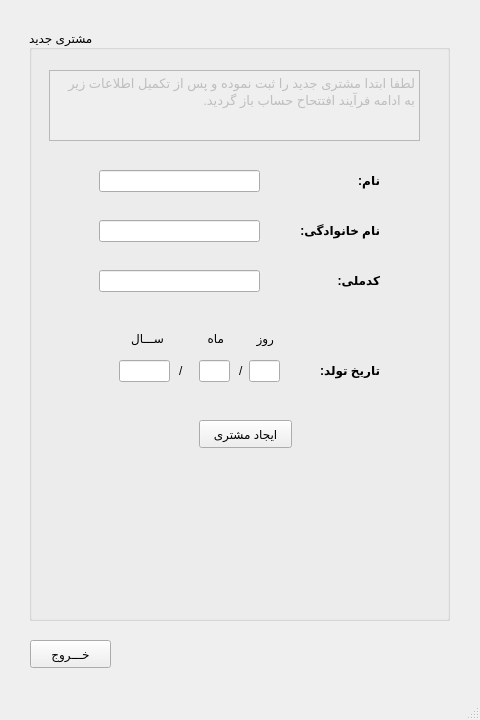
<?xml version="1.0" encoding="UTF-8"?>
<ui version="4.0">
 <class>New_customer</class>
 <widget class="QMainWindow" name="New_customer">
  <property name="geometry">
   <rect>
    <x>0</x>
    <y>0</y>
    <width>480</width>
    <height>720</height>
   </rect>
  </property>
  <property name="windowTitle">
   <string>MainWindow</string>
  </property>
  <widget class="QWidget" name="centralwidget">
   <widget class="QGroupBox" name="groupBox">
    <property name="geometry">
     <rect>
      <x>29</x>
      <y>30</y>
      <width>421</width>
      <height>591</height>
     </rect>
    </property>
    <property name="title">
     <string>مشتری جدید</string>
    </property>
    <widget class="QLabel" name="label_3">
     <property name="geometry">
      <rect>
       <x>280</x>
       <y>140</y>
       <width>71</width>
       <height>20</height>
      </rect>
     </property>
     <property name="font">
      <font>
       <weight>75</weight>
       <bold>true</bold>
      </font>
     </property>
     <property name="text">
      <string>نام:</string>
     </property>
    </widget>
    <widget class="QLabel" name="label_2">
     <property name="geometry">
      <rect>
       <x>260</x>
       <y>190</y>
       <width>91</width>
       <height>20</height>
      </rect>
     </property>
     <property name="font">
      <font>
       <weight>75</weight>
       <bold>true</bold>
      </font>
     </property>
     <property name="text">
      <string>نام خانوادگی:</string>
     </property>
    </widget>
    <widget class="QLabel" name="label_8">
     <property name="geometry">
      <rect>
       <x>190</x>
       <y>300</y>
       <width>55</width>
       <height>16</height>
      </rect>
     </property>
     <property name="text">
      <string>روز</string>
     </property>
    </widget>
    <widget class="QLabel" name="label_9">
     <property name="geometry">
      <rect>
       <x>140</x>
       <y>300</y>
       <width>55</width>
       <height>16</height>
      </rect>
     </property>
     <property name="text">
      <string>ماه</string>
     </property>
    </widget>
    <widget class="QLineEdit" name="customer_natinal_code">
     <property name="geometry">
      <rect>
       <x>70</x>
       <y>240</y>
       <width>161</width>
       <height>22</height>
      </rect>
     </property>
    </widget>
    <widget class="QLabel" name="label_10">
     <property name="geometry">
      <rect>
       <x>80</x>
       <y>300</y>
       <width>55</width>
       <height>16</height>
      </rect>
     </property>
     <property name="text">
      <string>ســـال</string>
     </property>
    </widget>
    <widget class="QLineEdit" name="customer_birthday_month">
     <property name="geometry">
      <rect>
       <x>170</x>
       <y>330</y>
       <width>31</width>
       <height>22</height>
      </rect>
     </property>
    </widget>
    <widget class="QLabel" name="label_12">
     <property name="geometry">
      <rect>
       <x>150</x>
       <y>330</y>
       <width>16</width>
       <height>21</height>
      </rect>
     </property>
     <property name="text">
      <string>/</string>
     </property>
    </widget>
    <widget class="QLineEdit" name="customer_firstname">
     <property name="geometry">
      <rect>
       <x>70</x>
       <y>140</y>
       <width>161</width>
       <height>22</height>
      </rect>
     </property>
    </widget>
    <widget class="QLineEdit" name="customer_birthday_year">
     <property name="geometry">
      <rect>
       <x>90</x>
       <y>330</y>
       <width>51</width>
       <height>22</height>
      </rect>
     </property>
    </widget>
    <widget class="QLabel" name="label_7">
     <property name="geometry">
      <rect>
       <x>280</x>
       <y>330</y>
       <width>71</width>
       <height>20</height>
      </rect>
     </property>
     <property name="font">
      <font>
       <weight>75</weight>
       <bold>true</bold>
      </font>
     </property>
     <property name="text">
      <string>تاریخ تولد:</string>
     </property>
    </widget>
    <widget class="QLineEdit" name="customer_birthday_day">
     <property name="geometry">
      <rect>
       <x>220</x>
       <y>330</y>
       <width>31</width>
       <height>22</height>
      </rect>
     </property>
    </widget>
    <widget class="QLabel" name="label_4">
     <property name="geometry">
      <rect>
       <x>290</x>
       <y>240</y>
       <width>61</width>
       <height>20</height>
      </rect>
     </property>
     <property name="font">
      <font>
       <weight>75</weight>
       <bold>true</bold>
      </font>
     </property>
     <property name="text">
      <string>کدملی:</string>
     </property>
    </widget>
    <widget class="QLineEdit" name="customer_lastname">
     <property name="geometry">
      <rect>
       <x>70</x>
       <y>190</y>
       <width>161</width>
       <height>22</height>
      </rect>
     </property>
    </widget>
    <widget class="QLabel" name="label_11">
     <property name="geometry">
      <rect>
       <x>210</x>
       <y>330</y>
       <width>16</width>
       <height>21</height>
      </rect>
     </property>
     <property name="text">
      <string>/</string>
     </property>
    </widget>
    <widget class="QPushButton" name="pushButton_newcutomer">
     <property name="geometry">
      <rect>
       <x>170</x>
       <y>390</y>
       <width>93</width>
       <height>28</height>
      </rect>
     </property>
     <property name="text">
      <string>ایجاد مشتری</string>
     </property>
    </widget>
    <widget class="QTextBrowser" name="textBrowser">
     <property name="enabled">
      <bool>false</bool>
     </property>
     <property name="geometry">
      <rect>
       <x>20</x>
       <y>40</y>
       <width>371</width>
       <height>71</height>
      </rect>
     </property>
     <property name="html">
      <string>&lt;!DOCTYPE HTML PUBLIC &quot;-//W3C//DTD HTML 4.0//EN&quot; &quot;http://www.w3.org/TR/REC-html40/strict.dtd&quot;&gt;
&lt;html&gt;&lt;head&gt;&lt;meta name=&quot;qrichtext&quot; content=&quot;1&quot; /&gt;&lt;style type=&quot;text/css&quot;&gt;
p, li { white-space: pre-wrap; }
&lt;/style&gt;&lt;/head&gt;&lt;body style=&quot; font-family:'MS Shell Dlg 2'; font-size:7.8pt; font-weight:400; font-style:normal;&quot;&gt;
&lt;p dir='rtl' style=&quot; margin-top:0px; margin-bottom:0px; margin-left:0px; margin-right:0px; -qt-block-indent:0; text-indent:0px;&quot;&gt;&lt;span style=&quot; font-size:10pt;&quot;&gt;لطفا ابتدا مشتری جدید را ثبت نموده و پس از تکمیل اطلاعات زیر به ادامه فرآیند افتتحاح حساب باز گردید.&lt;/span&gt;&lt;/p&gt;&lt;/body&gt;&lt;/html&gt;</string>
     </property>
    </widget>
   </widget>
   <widget class="QPushButton" name="pushButton_close">
    <property name="geometry">
     <rect>
      <x>30</x>
      <y>640</y>
      <width>81</width>
      <height>28</height>
     </rect>
    </property>
    <property name="text">
     <string>خـــروج</string>
    </property>
   </widget>
  </widget>
  <widget class="QMenuBar" name="menubar">
   <property name="geometry">
    <rect>
     <x>0</x>
     <y>0</y>
     <width>480</width>
     <height>26</height>
    </rect>
   </property>
  </widget>
  <widget class="QStatusBar" name="statusbar"/>
 </widget>
 <resources/>
 <connections>
  <connection>
   <sender>pushButton_close</sender>
   <signal>clicked()</signal>
   <receiver>New_customer</receiver>
   <slot>close()</slot>
   <hints>
    <hint type="sourcelabel">
     <x>73</x>
     <y>670</y>
    </hint>
    <hint type="destinationlabel">
     <x>183</x>
     <y>662</y>
    </hint>
   </hints>
  </connection>
 </connections>
</ui>
